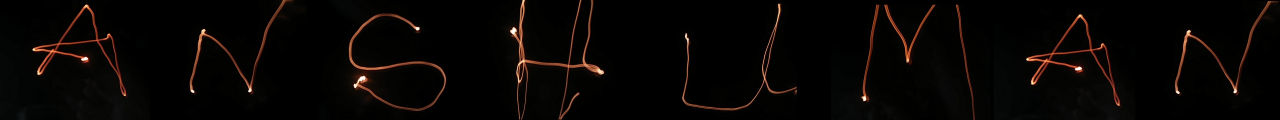
%> input picture name8.jpg, 5120 x 480 px (shown at 1/4 size)
$ octave img_proc5.m   (GNU Octave 9; MATLAB toolbox functions it lacks are replaced by stand-ins)
%> lines starting %> are read from the running program, lines starting %| are printed output that depends on the picture
clear;
close all;
%% Read Image
I = imread('name8.jpg');
%> I is the input picture: size 480x5120x3 uint8; mean R, G, B 8.4, 5.1, 3.3
imshow(I)

%% Convert to grayscale image
Igray = rgb2gray(I);
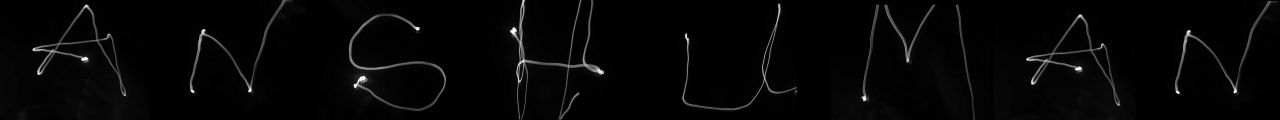
%> Igray: size 480x5120 uint8 (shown at 1/4 size); min 0, max 255, mean 5.9

for i = 1:8
I2 = Igray(:,(i*640)-639 : (i*640));
[M,I] = max(I2(:));
[I_row, I_col] = ind2sub(size(I2),I)

BW = I2 > 0.9 * M;
s = regionprops(BW,'centroid');
centroids = cat(1, s.Centroid);

s1 = regionprops(BW,'BoundingBox');
max_area = 0;
for k = 1 : length(s1)
temp = s1(k).BoundingBox;
if(temp(3)*temp(4) > max_area  )
bbox = s1(k).BoundingBox;
max_area = bbox(3)*bbox(4);
end
end
rectangle('Position', [bbox(1)+(640*(i-1)),bbox(2),bbox(3),bbox(4)],...
  'EdgeColor','r','LineWidth',2 )
hold on
plot(centroids(:,1)+(640*(i-1)),centroids(:,2), 'b*')
plot(1,1,'r');
num_k = 0;
tmp = I2;
tmp(tmp < 0.5*M) = Inf;
[M,I] = min(tmp(:));
[I_row, I_col] = ind2sub(size(tmp),I)
BW1 =  tmp < 1.1*M;
s3 = regionprops(BW1,'centroid');
centroids1 = cat(1, s3.Centroid);
s4 = regionprops(BW1,'BoundingBox');
min_area = Inf;
for k = 1 : length(s4)
temp = s4(k).BoundingBox;
if(temp(3)*temp(4) < min_area)
bbox = s4(k).BoundingBox;
min_area = bbox(3)*bbox(4);
num_k  =  k;
end
end

hold on

plot(centroids1(num_k,1)+(640*(i-1)),centroids1(num_k,2), 'g*')
leg = legend('0% velocity(hand stopped)','Possible finish point','100% velocity(fastest point)');
pos = get(leg,'position');
set(leg, 'position',[pos(1) pos(2)*1.25 pos(3:4)]);
end
%> this loop made 8 passes
%> (M, I, centroids) on passes 1, 2, 3, 6, 7, 8: (128, 69325, [135.7 199.3; 155.9 295.7; 339.6 236.4; 346 25]), (127, 57941, [131.1 366.2; 173.3 121.6; 359.3 362.7; 365 359]), (128, 56352, [142.5 343.4; 167.4 316; 390.9 115]), (127, 121316, [258.3 395.3; 429 246; 433.7 243.9]), (128, 134644, [270.6 238.2; 290.6 334.8; 474.5 275.5; 481 64.5]), (127, 117367, [232 370.2; 274.4 125.4; 460.3 366.7])
%> (M, I) on passes 4 to 5: (128, 71907), (126, 82951)
%> after the loop, bbox = [224.5 347.5 1 1]
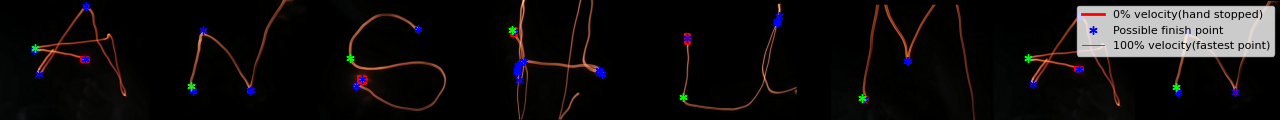
%> figure redrawn from the program's plot data; shown at 1/4 size
